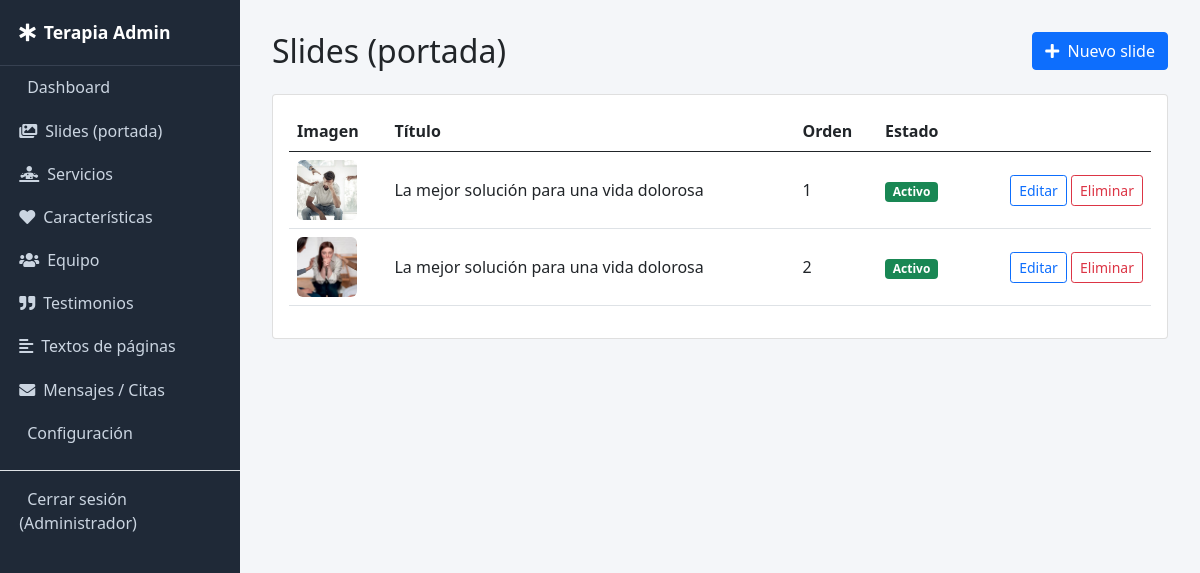
The page /admin/slides (signed in) on the database its author committed.
### tables this page shows
CREATE TABLE `slides` (
  `id` INT UNSIGNED AUTO_INCREMENT PRIMARY KEY,
  `image` VARCHAR(255) NOT NULL,
  `subtitle` VARCHAR(150) NULL,
  `title` VARCHAR(255) NULL,
  `description` TEXT NULL,
  `button_text` VARCHAR(80) NULL,
  `button_link` VARCHAR(255) NULL,
  `sort_order` INT DEFAULT 0,
  `status` TINYINT(1) DEFAULT 1
);

### app/core/Controller.php (called while the page is built, shortened)
<?php
abstract class Controller
{
    protected function adminView(string $view, array $data = []): void
    {
        extract($data);
        require VIEWS_PATH . '/admin/_header.php';
        require VIEWS_PATH . "/admin/{$view}.php";
        require VIEWS_PATH . '/admin/_footer.php';
    }
}

### app/controllers/Admin/SlideController.php (called while the page is built, shortened)
<?php
class AdminSlideController extends Controller
{
    public function index(): void
    {
        $model = new Slide();
        $this->adminView('slides/index', ['items' => $model->all('sort_order ASC, id ASC')]);
    }
}

### index.php (called while the page is built, shortened)
<?php
require APP_PATH . '/helpers/functions.php';
$router = new Router();
$router->get('/', function () {
    (new HomeController())->index();
});
$router->get('/servicios', function () {
    (new ServiceController())->index();
});
$router->get('/servicio/{slug}', function (string $slug) {
    (new ServiceController())->show($slug);
});
$router->get('/sobre-nosotros', function () {
    (new PageController())->about();
});
$router->get('/equipo', function () {
    (new PageController())->team();
});
$router->get('/motivacion', function () {
    (new PageController())->testimonial();
});
$router->get('/caracteristicas', function () {
    (new PageController())->feature();
});
$router->get('/cita', function () {
    (new PageController())->appointment();
});
$router->post('/cita', function () {
    (new PageController())->storeAppointment();
});
$router->get('/contacto', function () {
    (new ContactController())->index();
});
$router->post('/contacto', function () {
    (new ContactController())->store();
});
$router->get('/admin/login', function () {
    (new AdminAuthController())->loginForm();
});
$router->post('/admin/login', function () {
    (new AdminAuthController())->login();
});
$router->get('/admin/logout', function () {
    (new AdminAuthController())->logout();
});
$router->get('/admin', function () {
    (new AdminDashboardController())->index();
});
$router->get('/admin/services', fn() => (new AdminServiceController())->index());
$router->get('/admin/services/create', fn() => (new AdminServiceController())->create());
$router->get('/admin/services/edit/{id}', fn($id) => (new AdminServiceController())->edit((int)$id));
$router->post('/admin/services/store', fn() => (new AdminServiceController())->store());
$router->get('/admin/services/delete/{id}', fn($id) => (new AdminServiceController())->delete((int)$id));
$router->get('/admin/slides', fn() => (new AdminSlideController())->index());
$router->get('/admin/slides/create', fn() => (new AdminSlideController())->create());
$router->get('/admin/slides/edit/{id}', fn($id) => (new AdminSlideController())->edit((int)$id));
$router->post('/admin/slides/store', fn() => (new AdminSlideController())->store());
$router->get('/admin/slides/delete/{id}', fn($id) => (new AdminSlideController())->delete((int)$id));
$router->get('/admin/features', fn() => (new AdminFeatureController())->index());
$router->get('/admin/features/create', fn() => (new AdminFeatureController())->create());
$router->get('/admin/features/edit/{id}', fn($id) => (new AdminFeatureController())->edit((int)$id));
$router->post('/admin/features/store', fn() => (new AdminFeatureController())->store());
$router->get('/admin/features/delete/{id}', fn($id) => (new AdminFeatureController())->delete((int)$id));
$router->get('/admin/team', fn() => (new AdminTeamController())->index());
$router->get('/admin/team/create', fn() => (new AdminTeamController())->create());
$router->get('/admin/team/edit/{id}', fn($id) => (new AdminTeamController())->edit((int)$id));
$router->post('/admin/team/store', fn() => (new AdminTeamController())->store());
$router->get('/admin/team/delete/{id}', fn($id) => (new AdminTeamController())->delete((int)$id));
$router->get('/admin/testimonials', fn() => (new AdminTestimonialController())->index());
$router->get('/admin/testimonials/create', fn() => (new AdminTestimonialController())->create());
$router->get('/admin/testimonials/edit/{id}', fn($id) => (new AdminTestimonialController())->edit((int)$id));
$router->post('/admin/testimonials/store', fn() => (new AdminTestimonialController())->store());
$router->get('/admin/testimonials/delete/{id}', fn($id) => (new AdminTestimonialController())->delete((int)$id));
$router->get('/admin/content-blocks', fn() => (new AdminContentBlockController())->index());
$router->get('/admin/content-blocks/edit/{key}', fn($key) => (new AdminContentBlockController())->edit($key));
$router->post('/admin/content-blocks/store', fn() => (new AdminContentBlockController())->store());
$router->get('/admin/settings', fn() => (new AdminSettingsController())->index());
$router->post('/admin/settings/store', fn() => (new AdminSettingsController())->store());
$router->get('/admin/messages', fn() => (new AdminMessageController())->index());
$router->get('/admin/messages/{id}', fn($id) => (new AdminMessageController())->show((int)$id));
$router->get('/admin/messages/delete/{id}', fn($id) => (new AdminMessageController())->delete((int)$id));
$router->dispatch();

### app/helpers/functions.php (called while the page is built, shortened)
<?php
function e(?string $value): string
{
    return htmlspecialchars($value ?? '', ENT_QUOTES, 'UTF-8');
}
function base_url(string $path = ''): string
{
    return rtrim(BASE_URL, '/') . '/' . ltrim($path, '/');
}
function image_url(?string $filename, string $fallback = 'img/service-1.jpg'): string
{
    return UPLOADS_URL . '/' . ltrim($filename, '/');
}

### app/core/Model.php (called while the page is built, shortened)
<?php
abstract class Model
{
    protected PDO $db;
    protected string $table;
    public function __construct()
    {
        $this->db = Database::getInstance();
    }
    public function all(string $orderBy = 'id ASC'): array
    {
        $stmt = $this->db->query("SELECT * FROM {$this->table} ORDER BY {$orderBy}");
        return $stmt->fetchAll();
    }
}

### app/core/Database.php (called while the page is built)
<?php
class Database
{
    private static ?PDO $instance = null;
    public static function getInstance(): PDO
    {
        if (self::$instance === null) {
            $dsn = 'mysql:host=' . DB_HOST . ';dbname=' . DB_NAME . ';charset=' . DB_CHARSET;
            try {
                self::$instance = new PDO($dsn, DB_USER, DB_PASS, [
                    PDO::ATTR_ERRMODE            => PDO::ERRMODE_EXCEPTION,
                    PDO::ATTR_DEFAULT_FETCH_MODE => PDO::FETCH_ASSOC,
                    PDO::ATTR_EMULATE_PREPARES   => false,
                ]);
            } catch (PDOException $e) {
                if (APP_DEBUG) {
                    die('Error de conexión a la base de datos: ' . $e->getMessage());
                }
                die('No se pudo conectar a la base de datos.');
            }
        }
        return self::$instance;
    }
}

### app/views/admin/slides/index.php (the view, shortened to what this page needs)
<div class="d-flex justify-content-between align-items-center mb-4">
    <h2 class="m-0">Slides (portada)</h2>
    <a href="<?= base_url('/admin/slides/create') ?>" class="btn btn-primary"><i class="fas fa-plus me-1"></i> Nuevo slide</a>
</div>
<div class="card p-3">
    <table class="table align-middle">
        <thead><tr><th>Imagen</th><th>Título</th><th>Orden</th><th>Estado</th><th></th></tr></thead>
        <tbody>
            <?php foreach ($items as $item): ?>
                <tr>
                    <td><img src="<?= image_url($item['image']) ?>" class="thumb"></td>
                    <td><?= e($item['title']) ?></td>
                    <td><?= (int)$item['sort_order'] ?></td>
                    <td><?= $item['status'] ? '<span class="badge bg-success">Activo</span>' : '<span class="badge bg-secondary">Oculto</span>' ?></td>
                    <td class="text-end">
                        <a href="<?= base_url('/admin/slides/edit/' . $item['id']) ?>" class="btn btn-sm btn-outline-primary">Editar</a>
                        <a href="<?= base_url('/admin/slides/delete/' . $item['id']) ?>" class="btn btn-sm btn-outline-danger" onclick="return confirm('¿Eliminar este slide?')">Eliminar</a>
                    </td>
                </tr>
            <?php endforeach; ?>
        </tbody>
    </table>
</div>

### app/views/admin/_header.php (style rules this page uses)
body { background: #f4f6f9; }
.thumb { width: 60px; height: 60px; object-fit: cover; border-radius: 6px; }

### rows shown on the page
slides: image (picture), title "La mejor solución para una vida dolorosa", sort_order "1", status "Activo"
slides: image (picture), title "La mejor solución para una vida dolorosa", sort_order "2", status "Activo"

### other values the page prints
$settings['site_name'] "Terapia"
$adminName "Administrador"
